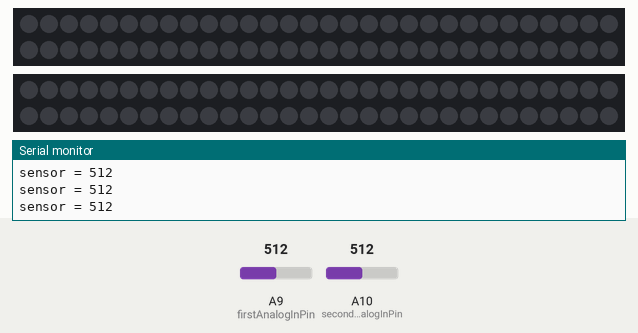
A sketch run on a simulated Arduino Mega 2560, built with avr-gcc and run on an emulated ATmega2560. Parts: 2 × 60 RGB LEDs in strip order, left to right, continuing on the next row, the last lines printed to the serial monitor. The test bench sets the inputs (shaded band); at power-on: A9 (firstAnalogInPin) = 512, A10 (secondAnalogInPin) = 512.

Above: at 1.2 s.
1.3 s: A9 (firstAnalogInPin) set to 32
4.3 s: A9 (firstAnalogInPin) set to 26
At 4.79 s:
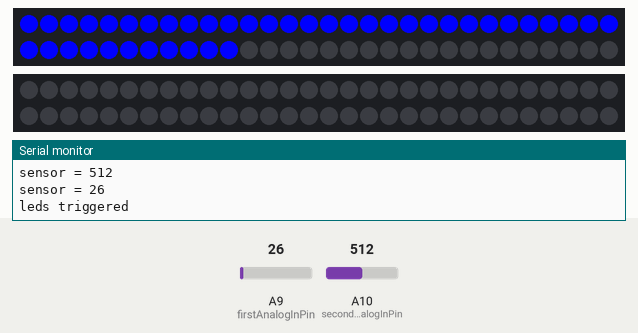
6.7 s: A10 (secondAnalogInPin) set to 33
9.7 s: A10 (secondAnalogInPin) set to 27
At 10.21 s:
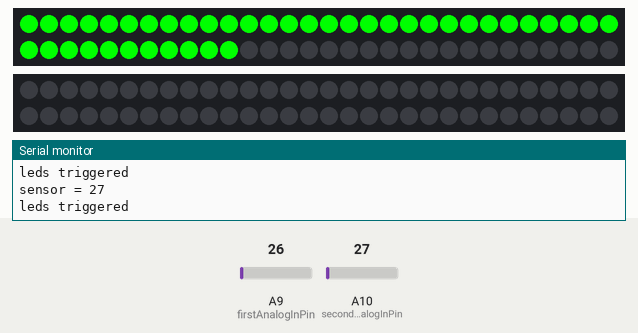
12.7 s: A10 (secondAnalogInPin) set to 122
At 14.73 s:
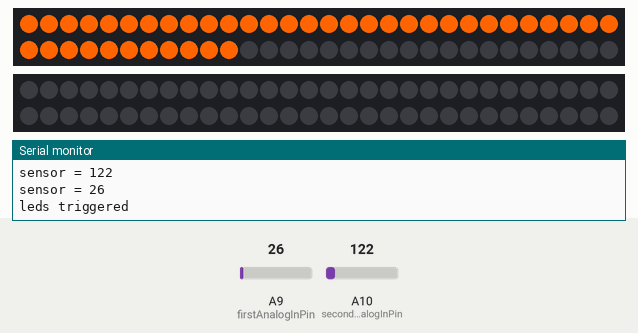
15.7 s: A9 (firstAnalogInPin) set to 122
At 16.9 s:
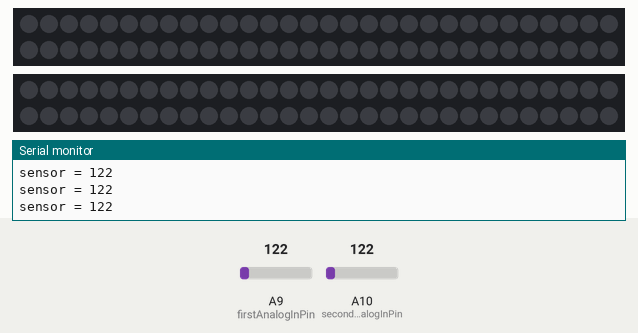
Timing chart, 0 to 18.5 s (numbered marks = the images above; inputs shaded):
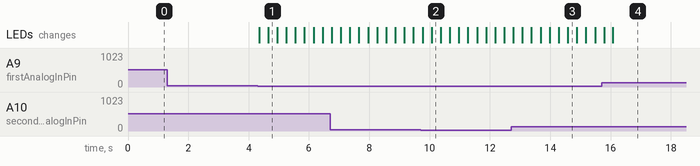

The sketch:

LightUpPants.ino
```cpp
#include <Adafruit_NeoPixel.h>

const int firstAnalogInPin = A9;  // Analog input pin that the potentiometer is attached to
const int secondAnalogInPin = A10;
Adafruit_NeoPixel firstStrip = Adafruit_NeoPixel(60, 6, NEO_GRB + NEO_KHZ800);
Adafruit_NeoPixel secondStrip = Adafruit_NeoPixel(60, 12, NEO_GRB + NEO_KHZ800);
int sensorValue = 0;        // value read from the pot
int ssensorValue = 0;

void setup() {
  // initialize serial communications at 9600 bps:
  Serial.begin(9600);
  pinMode(9, INPUT_PULLUP);
  pinMode(10, INPUT_PULLUP);
  firstStrip.begin();
  firstStrip.show(); // Initialize all pixels to 'off'
  secondStrip.begin();
  secondStrip.show(); // Initialize all pixels to 'off'
}

void loop() {

  /*************first red****************/
  sensorValue = analogRead(firstAnalogInPin);
  Serial.print("sensor = " );
  Serial.println(sensorValue);
  if (sensorValue < 30){
  Serial.println("leds triggered");
  colorWipe(firstStrip.Color(255, 0, 0), 5);
  colorWipe(firstStrip.Color(0, 0, 0), 5);
  }

  /*************second red****************/
  ssensorValue = analogRead(secondAnalogInPin);
  Serial.print("sensor = " );
  Serial.println(ssensorValue);
  if (ssensorValue < 30){
  Serial.println("leds triggered");
  colorWipe(secondStrip.Color(255, 0, 0), 5);
  colorWipe(secondStrip.Color(0, 0, 0), 5);
  }

  /*************first orange****************/
  sensorValue = analogRead(firstAnalogInPin);
  Serial.print("sensor = " );
  Serial.println(sensorValue);
  if (sensorValue < 30){
    Serial.println("leds triggered");
    colorWipe(firstStrip.Color(255, 100, 0), 5);
    colorWipe(firstStrip.Color(0, 0, 0), 5);
  }

  /*************second orange****************/
  ssensorValue = analogRead(secondAnalogInPin);
  Serial.print("sensor = " );
  Serial.println(ssensorValue);
  if (ssensorValue < 30){
    Serial.println("leds triggered");
    colorWipe(secondStrip.Color(255, 100, 0), 5);
    colorWipe(secondStrip.Color(0, 0, 0), 5);
  }

  /*************first yellow****************/
  sensorValue = analogRead(firstAnalogInPin);
  Serial.print("sensor = " );
  Serial.println(sensorValue);
  if (sensorValue < 30){
    Serial.println("leds triggered");
    colorWipe(firstStrip.Color(255, 255, 0), 5);
    colorWipe(firstStrip.Color(0, 0, 0), 5);
  }

  /*************second yellow****************/
  ssensorValue = analogRead(secondAnalogInPin);
  Serial.print("sensor = " );
  Serial.println(ssensorValue);
  if (ssensorValue < 30){
    Serial.println("leds triggered");
    colorWipe(secondStrip.Color(255, 255, 0), 5);
    colorWipe(secondStrip.Color(0, 0, 0), 5);
  }

  /*************first green****************/
  sensorValue = analogRead(firstAnalogInPin);
  Serial.print("sensor = " );
  Serial.println(sensorValue);
  if (sensorValue < 30){
    Serial.println("leds triggered");
    colorWipe(firstStrip.Color(0, 255, 0), 5);
    colorWipe(firstStrip.Color(0, 0, 0), 5);
  }

  /*************second green****************/
  ssensorValue = analogRead(secondAnalogInPin);
  Serial.print("sensor = " );
  Serial.println(ssensorValue);
  if (ssensorValue < 30){
    Serial.println("leds triggered");
    colorWipe(secondStrip.Color(0, 255, 0), 5);
    colorWipe(secondStrip.Color(0, 0, 0), 5);
  }

  /*************first blue****************/
  sensorValue = analogRead(firstAnalogInPin);
  Serial.print("sensor = " );
  Serial.println(sensorValue);
  if (sensorValue < 30){
    Serial.println("leds triggered");
    colorWipe(firstStrip.Color(0, 0, 255), 5);
    colorWipe(firstStrip.Color(0, 0, 0), 5);
  }

  /*************second blue****************/
  ssensorValue = analogRead(secondAnalogInPin);
  Serial.print("sensor = " );
  Serial.println(ssensorValue);
  if (ssensorValue < 30){
    Serial.println("leds triggered");
    colorWipe(secondStrip.Color(0, 0, 255), 5);
    colorWipe(secondStrip.Color(0, 0, 0), 5);
  }

  /*************first purple****************/
  sensorValue = analogRead(firstAnalogInPin);
  Serial.print("sensor = " );
  Serial.println(sensorValue);
  if (sensorValue < 30){
    Serial.println("leds triggered");
    colorWipe(firstStrip.Color(255, 0, 255), 5);
    colorWipe(firstStrip.Color(0, 0, 0), 5);
  }

  /*************second purle****************/
  ssensorValue = analogRead(secondAnalogInPin);
  Serial.print("sensor = " );
  Serial.println(ssensorValue);
  if (ssensorValue < 30){
    Serial.println("leds triggered");
    colorWipe(secondStrip.Color(255, 0, 255), 5);
    colorWipe(secondStrip.Color(0, 0, 0), 5);
  }
}

void colorWipe(uint32_t c, uint8_t wait) {
  for(uint16_t i=0; i<firstStrip.numPixels(); i++) {
      firstStrip.setPixelColor(i, c);
      firstStrip.show();
      delay(wait);
  }
}
```

Measured:
- the behaviour switches between 30 and 29 on A9 (firstAnalogInPin) (found by bisection; images 0 and 1)
- the behaviour switches between 30 and 29 on A10 (secondAnalogInPin) (found by bisection; images 1 and 2)
- after the input at 4.3 s, the LEDs: first change at once (image 1 shows a later state)
- after the input at 15.7 s, the LEDs: first differ from a run without the input after 0.38 s (image 4)
